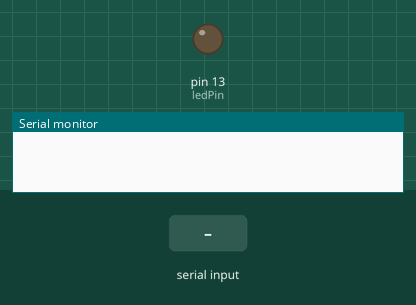
The sketch below on a simulated Arduino Uno, built with avr-gcc and run on an emulated ATmega328P. Shown: output pins drawn as LEDs (lit = HIGH), the last lines printed to the serial monitor. Dashed ring = blinking. Inputs (shaded band) come from the test bench.

Above: at 1.2 s.
1.3 s: "b" received over Serial
At 1.55 s:
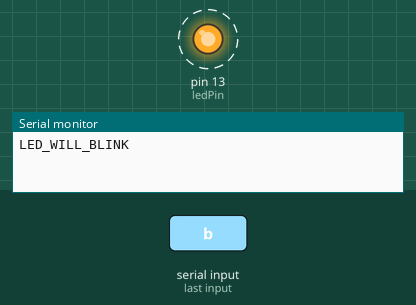
4.3 s: "u" received over Serial
At 5.4 s:
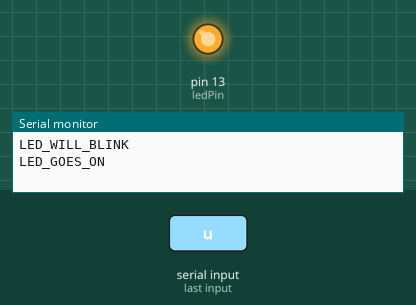
5.8 s: "d" received over Serial
At 6.6 s:
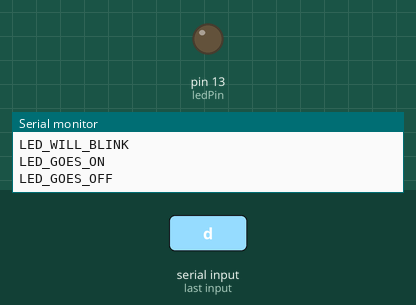
Timing chart, 0 to 8.8 s (numbered marks = the images above; inputs shaded):
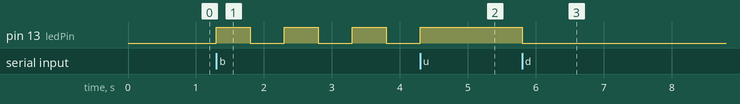

Measured:
- after the input at 1.3 s, pin 13 (ledPin): alternates HIGH for 0.50 s and LOW for 0.50 s, starting at once
- after the input at 4.3 s, pin 13 (ledPin): goes on until 4.3 s, then stays HIGH
- after the input at 5.8 s, pin 13 (ledPin): HIGH → LOW at once

The sketch:

actuator_mcu.ino
```cpp
// Пин, к которому подключен светодиод.
// На большинстве плат Nano, как и на Uno, пин 13 имеет встроенный светодиод.
const int ledPin = 13;

// Переменная для хранения текущего режима работы.
// 'd' - down (выключен), 'u' - up (включен), 'b' - blink (мигание).
char mode = 'd';

// Переменные для неблокирующего мигания.
bool ledState = LOW;
unsigned long previousMillis = 0;
const long blinkInterval = 500; // Интервал мигания: 500 мс вкл, 500 мс выкл.

void setup() {
  // Инициализируем последовательный порт для общения с компьютером/другим Arduino.
  Serial.begin(9600);

  // Настраиваем пин светодиода как выход.
  pinMode(ledPin, OUTPUT);

  // Устанавливаем начальное состояние светодиода (выключен).
  digitalWrite(ledPin, LOW);
}

void loop() {
  // 1. Проверяем, пришла ли новая команда.
  if (Serial.available() > 0) {
    // Считываем команду.
    char cmd = Serial.read();

    if (cmd == 'u') { // Команда "Up" - включить
      mode = 'u';
      digitalWrite(ledPin, HIGH); // Сразу включаем светодиод
      Serial.println("LED_GOES_ON");
    }
    else if (cmd == 'd') { // Команда "Down" - выключить
      mode = 'd';
      digitalWrite(ledPin, LOW); // Сразу выключаем светодиод
      Serial.println("LED_GOES_OFF");
    }
    else if (cmd == 'b') { // Команда "Blink" - мигать
      mode = 'b';
      Serial.println("LED_WILL_BLINK");
    }
  }

  // 2. Если текущий режим - мигание, выполняем логику мигания.
  // Эта часть кода работает постоянно, но меняет светодиод только в режиме 'b'.
  if (mode == 'b') {
    unsigned long currentMillis = millis(); // Получаем текущее время

    // Проверяем, прошло ли достаточно времени для переключения светодиода.
    if (currentMillis - previousMillis >= blinkInterval) {
      previousMillis = currentMillis; // Сохраняем время переключения

      // Инвертируем состояние светодиода (если был включен - выключаем, и наоборот).
      ledState = !ledState;
      digitalWrite(ledPin, ledState);
    }
  }
}
```
